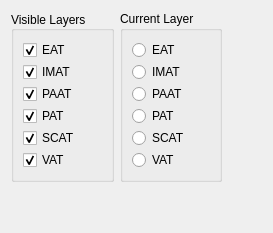
         <widget class="QWidget" name="tracingTab">
          <attribute name="title">
           <string>&amp;Tracing</string>
          </attribute>
          <layout class="QGridLayout" name="gridLayout_9">
           <item row="0" column="0">
            <widget class="QGroupBox" name="visibleLayersBox_3">
             <property name="sizePolicy">
              <sizepolicy hsizetype="Minimum" vsizetype="Preferred">
               <horstretch>0</horstretch>
               <verstretch>0</verstretch>
              </sizepolicy>
             </property>
             <property name="title">
              <string>Visible Layers</string>
             </property>
             <property name="alignment">
              <set>Qt::AlignLeading|Qt::AlignLeft|Qt::AlignVCenter</set>
             </property>
             <layout class="QGridLayout" name="gridLayout_4">
              <property name="sizeConstraint">
               <enum>QLayout::SetDefaultConstraint</enum>
              </property>
              <property name="topMargin">
               <number>9</number>
              </property>
              <property name="rightMargin">
               <number>9</number>
              </property>
              <property name="horizontalSpacing">
               <number>0</number>
              </property>
              <property name="verticalSpacing">
               <number>2</number>
              </property>
              <item row="6" column="0" alignment="Qt::AlignLeft">
               <widget class="QCheckBox" name="VATCheckBox">
                <property name="sizePolicy">
                 <sizepolicy hsizetype="Maximum" vsizetype="Fixed">
                  <horstretch>0</horstretch>
                  <verstretch>0</verstretch>
                 </sizepolicy>
                </property>
                <property name="toolTip">
                 <string>&lt;html&gt;&lt;head/&gt;&lt;body&gt;&lt;p&gt;&lt;span style=&quot; font-weight:600;&quot;&gt;Visceral Adipose Tissue&lt;/span&gt;&lt;/p&gt;&lt;p&gt;Fat surrounding organs within abdomen&lt;/p&gt;&lt;p&gt;&lt;span style=&quot; font-weight:600;&quot;&gt;Shortcut: &lt;/span&gt;Ctrl+6&lt;/p&gt;&lt;/body&gt;&lt;/html&gt;</string>
                </property>
                <property name="text">
                 <string>VAT</string>
                </property>
                <property name="shortcut">
                 <string>Ctrl+S</string>
                </property>
                <property name="checked">
                 <bool>true</bool>
                </property>
               </widget>
              </item>
              <item row="0" column="0" alignment="Qt::AlignLeft">
               <widget class="QCheckBox" name="EATCheckBox">
                <property name="sizePolicy">
                 <sizepolicy hsizetype="Maximum" vsizetype="Fixed">
                  <horstretch>0</horstretch>
                  <verstretch>0</verstretch>
                 </sizepolicy>
                </property>
                <property name="minimumSize">
                 <size>
                  <width>15</width>
                  <height>0</height>
                 </size>
                </property>
                <property name="toolTip">
                 <string>&lt;html&gt;&lt;head/&gt;&lt;body&gt;&lt;p&gt;&lt;span style=&quot; font-weight:600;&quot;&gt;Epicardial Adipose Tissue&lt;/span&gt;&lt;/p&gt;&lt;p&gt;Fat within pericardial sac&lt;/p&gt;&lt;p&gt;&lt;span style=&quot; font-weight:600;&quot;&gt;Shortcut: &lt;/span&gt;Ctrl+1&lt;/p&gt;&lt;/body&gt;&lt;/html&gt;</string>
                </property>
                <property name="text">
                 <string>EAT</string>
                </property>
                <property name="shortcut">
                 <string>Ctrl+9</string>
                </property>
                <property name="checked">
                 <bool>true</bool>
                </property>
                <property name="tristate">
                 <bool>false</bool>
                </property>
               </widget>
              </item>
              <item row="4" column="0" alignment="Qt::AlignLeft">
               <widget class="QCheckBox" name="PATCheckBox">
                <property name="sizePolicy">
                 <sizepolicy hsizetype="Maximum" vsizetype="Fixed">
                  <horstretch>0</horstretch>
                  <verstretch>0</verstretch>
                 </sizepolicy>
                </property>
                <property name="toolTip">
                 <string>&lt;html&gt;&lt;head/&gt;&lt;body&gt;&lt;p&gt;&lt;span style=&quot; font-weight:600;&quot;&gt;Paracardial Adipose Tissue&lt;/span&gt;&lt;/p&gt;&lt;p&gt;Fat outside pericardial sac&lt;/p&gt;&lt;p&gt;&lt;span style=&quot; font-weight:600;&quot;&gt;Shortcut: &lt;/span&gt;Ctrl+4&lt;/p&gt;&lt;/body&gt;&lt;/html&gt;</string>
                </property>
                <property name="text">
                 <string>PAT</string>
                </property>
                <property name="checked">
                 <bool>true</bool>
                </property>
               </widget>
              </item>
              <item row="5" column="0" alignment="Qt::AlignLeft">
               <widget class="QCheckBox" name="SCATCheckBox">
                <property name="sizePolicy">
                 <sizepolicy hsizetype="Maximum" vsizetype="Fixed">
                  <horstretch>0</horstretch>
                  <verstretch>0</verstretch>
                 </sizepolicy>
                </property>
                <property name="toolTip">
                 <string>&lt;html&gt;&lt;head/&gt;&lt;body&gt;&lt;p&gt;&lt;span style=&quot; font-weight:600;&quot;&gt;SubCutaneous Adipose Tissue&lt;/span&gt;&lt;/p&gt;&lt;p&gt;Fat beneath the skin&lt;/p&gt;&lt;p&gt;&lt;span style=&quot; font-weight:600;&quot;&gt;Shortcut: &lt;/span&gt;Ctrl+5&lt;/p&gt;&lt;/body&gt;&lt;/html&gt;</string>
                </property>
                <property name="text">
                 <string>SCAT</string>
                </property>
                <property name="checked">
                 <bool>true</bool>
                </property>
               </widget>
              </item>
              <item row="2" column="0" alignment="Qt::AlignLeft">
               <widget class="QCheckBox" name="IMATCheckBox">
                <property name="sizePolicy">
                 <sizepolicy hsizetype="Maximum" vsizetype="Fixed">
                  <horstretch>0</horstretch>
                  <verstretch>0</verstretch>
                 </sizepolicy>
                </property>
                <property name="toolTip">
                 <string>&lt;html&gt;&lt;head/&gt;&lt;body&gt;&lt;p&gt;&lt;span style=&quot; font-weight:600;&quot;&gt;InterMuscular Adipose Tissue&lt;/span&gt;&lt;/p&gt;&lt;p&gt;Fat in between muscles&lt;/p&gt;&lt;p&gt;&lt;span style=&quot; font-weight:600;&quot;&gt;Shortcut: &lt;/span&gt;Ctrl+2&lt;/p&gt;&lt;/body&gt;&lt;/html&gt;</string>
                </property>
                <property name="text">
                 <string>IMAT</string>
                </property>
                <property name="checked">
                 <bool>true</bool>
                </property>
               </widget>
              </item>
              <item row="3" column="0" alignment="Qt::AlignLeft">
               <widget class="QCheckBox" name="PAATCheckBox">
                <property name="sizePolicy">
                 <sizepolicy hsizetype="Maximum" vsizetype="Fixed">
                  <horstretch>0</horstretch>
                  <verstretch>0</verstretch>
                 </sizepolicy>
                </property>
                <property name="toolTip">
                 <string>&lt;html&gt;&lt;head/&gt;&lt;body&gt;&lt;p&gt;&lt;span style=&quot; font-weight:600;&quot;&gt;Peri-Aortic Adipose Tissue&lt;/span&gt;&lt;/p&gt;&lt;p&gt;Fat surrounding aorta&lt;/p&gt;&lt;p&gt;&lt;span style=&quot; font-weight:600;&quot;&gt;Shortcut: &lt;/span&gt;Ctrl+3&lt;/p&gt;&lt;/body&gt;&lt;/html&gt;</string>
                </property>
                <property name="text">
                 <string>PAAT</string>
                </property>
                <property name="checked">
                 <bool>true</bool>
                </property>
               </widget>
              </item>
             </layout>
            </widget>
           </item>
           <item row="0" column="1">
            <widget class="QGroupBox" name="currentLayerBox_3">
             <property name="sizePolicy">
              <sizepolicy hsizetype="Minimum" vsizetype="Preferred">
               <horstretch>0</horstretch>
               <verstretch>0</verstretch>
              </sizepolicy>
             </property>
             <property name="toolTip">
              <string>&lt;html&gt;&lt;head/&gt;&lt;body&gt;&lt;p&gt;Active layer being traced out on axial slice screen&lt;/p&gt;&lt;/body&gt;&lt;/html&gt;</string>
             </property>
             <property name="title">
              <string>Current Layer</string>
             </property>
             <layout class="QVBoxLayout" name="verticalLayout_4">
              <property name="spacing">
               <number>2</number>
              </property>
              <item>
               <widget class="QRadioButton" name="EATRadioBtn">
                <property name="sizePolicy">
                 <sizepolicy hsizetype="Maximum" vsizetype="Fixed">
                  <horstretch>0</horstretch>
                  <verstretch>0</verstretch>
                 </sizepolicy>
                </property>
                <property name="contextMenuPolicy">
                 <enum>Qt::ActionsContextMenu</enum>
                </property>
                <property name="toolTip">
                 <string>&lt;html&gt;&lt;head/&gt;&lt;body&gt;&lt;p&gt;&lt;span style=&quot; font-weight:600;&quot;&gt;Epicardial Adipose Tissue&lt;/span&gt;&lt;/p&gt;&lt;p&gt;Fat within pericardial sac&lt;/p&gt;&lt;p&gt;&lt;span style=&quot; font-weight:600;&quot;&gt;Shortcut: &lt;/span&gt;&amp;quot;1&amp;quot; Key&lt;/p&gt;&lt;/body&gt;&lt;/html&gt;</string>
                </property>
                <property name="toolTipDuration">
                 <number>4000</number>
                </property>
                <property name="whatsThis">
                 <string>This is something crazier I must say.</string>
                </property>
                <property name="text">
                 <string>EAT</string>
                </property>
               </widget>
              </item>
              <item>
               <widget class="QRadioButton" name="IMATRadioBtn">
                <property name="sizePolicy">
                 <sizepolicy hsizetype="Maximum" vsizetype="Fixed">
                  <horstretch>0</horstretch>
                  <verstretch>0</verstretch>
                 </sizepolicy>
                </property>
                <property name="toolTip">
                 <string>&lt;html&gt;&lt;head/&gt;&lt;body&gt;&lt;p&gt;&lt;span style=&quot; font-weight:600;&quot;&gt;InterMuscular Adipose Tissue&lt;/span&gt;&lt;/p&gt;&lt;p&gt;Fat in between muscles&lt;/p&gt;&lt;p&gt;&lt;span style=&quot; font-weight:600;&quot;&gt;Shortcut: &lt;/span&gt;&amp;quot;2&amp;quot; Key&lt;/p&gt;&lt;/body&gt;&lt;/html&gt;</string>
                </property>
                <property name="toolTipDuration">
                 <number>4000</number>
                </property>
                <property name="text">
                 <string>IMAT</string>
                </property>
               </widget>
              </item>
              <item>
               <widget class="QRadioButton" name="PAATRadioBtn">
                <property name="sizePolicy">
                 <sizepolicy hsizetype="Maximum" vsizetype="Fixed">
                  <horstretch>0</horstretch>
                  <verstretch>0</verstretch>
                 </sizepolicy>
                </property>
                <property name="toolTip">
                 <string>&lt;html&gt;&lt;head/&gt;&lt;body&gt;&lt;p&gt;&lt;span style=&quot; font-weight:600;&quot;&gt;Peri-Aortic Adipose Tissue&lt;/span&gt;&lt;/p&gt;&lt;p&gt;Fat surrounding aorta&lt;/p&gt;&lt;p&gt;&lt;span style=&quot; font-weight:600;&quot;&gt;Shortcut: &lt;/span&gt;&amp;quot;3&amp;quot; Key&lt;/p&gt;&lt;/body&gt;&lt;/html&gt;</string>
                </property>
                <property name="toolTipDuration">
                 <number>4000</number>
                </property>
                <property name="text">
                 <string>PAAT</string>
                </property>
               </widget>
              </item>
              <item>
               <widget class="QRadioButton" name="PATRadioBtn">
                <property name="sizePolicy">
                 <sizepolicy hsizetype="Maximum" vsizetype="Fixed">
                  <horstretch>0</horstretch>
                  <verstretch>0</verstretch>
                 </sizepolicy>
                </property>
                <property name="toolTip">
                 <string>&lt;html&gt;&lt;head/&gt;&lt;body&gt;&lt;p&gt;&lt;span style=&quot; font-weight:600;&quot;&gt;Paracardial Adipose Tissue&lt;/span&gt;&lt;/p&gt;&lt;p&gt;Fat outside pericardial sac&lt;/p&gt;&lt;p&gt;&lt;span style=&quot; font-weight:600;&quot;&gt;Shortcut: &lt;/span&gt;&amp;quot;4&amp;quot; Key&lt;/p&gt;&lt;/body&gt;&lt;/html&gt;</string>
                </property>
                <property name="toolTipDuration">
                 <number>4000</number>
                </property>
                <property name="text">
                 <string>PAT</string>
                </property>
               </widget>
              </item>
              <item>
               <widget class="QRadioButton" name="SCATRadioBtn">
                <property name="sizePolicy">
                 <sizepolicy hsizetype="Maximum" vsizetype="Fixed">
                  <horstretch>0</horstretch>
                  <verstretch>0</verstretch>
                 </sizepolicy>
                </property>
                <property name="toolTip">
                 <string>&lt;html&gt;&lt;head/&gt;&lt;body&gt;&lt;p&gt;&lt;span style=&quot; font-weight:600;&quot;&gt;SubCutaneous Adipose Tissue&lt;/span&gt;&lt;/p&gt;&lt;p&gt;Fat beneath the skin&lt;/p&gt;&lt;p&gt;&lt;span style=&quot; font-weight:600;&quot;&gt;Shortcut: &lt;/span&gt;&amp;quot;5&amp;quot; Key&lt;/p&gt;&lt;/body&gt;&lt;/html&gt;</string>
                </property>
                <property name="toolTipDuration">
                 <number>4000</number>
                </property>
                <property name="text">
                 <string>SCAT</string>
                </property>
               </widget>
              </item>
              <item>
               <widget class="QRadioButton" name="VATRadioBtn">
                <property name="sizePolicy">
                 <sizepolicy hsizetype="Maximum" vsizetype="Fixed">
                  <horstretch>0</horstretch>
                  <verstretch>0</verstretch>
                 </sizepolicy>
                </property>
                <property name="toolTip">
                 <string>&lt;html&gt;&lt;head/&gt;&lt;body&gt;&lt;p&gt;&lt;span style=&quot; font-weight:600;&quot;&gt;Visceral Adipose Tissue&lt;/span&gt;&lt;/p&gt;&lt;p&gt;Fat surrounding organs within abdomen&lt;/p&gt;&lt;p&gt;&lt;span style=&quot; font-weight:600;&quot;&gt;Shortcut: &lt;/span&gt;&amp;quot;6&amp;quot; Key&lt;/p&gt;&lt;/body&gt;&lt;/html&gt;</string>
                </property>
                <property name="toolTipDuration">
                 <number>4000</number>
                </property>
                <property name="text">
                 <string>VAT</string>
                </property>
               </widget>
              </item>
             </layout>
            </widget>
           </item>
           <item row="1" column="0">
            <spacer name="verticalSpacer_3">
             <property name="orientation">
              <enum>Qt::Vertical</enum>
             </property>
             <property name="sizeHint" stdset="0">
              <size>
               <width>20</width>
               <height>40</height>
              </size>
             </property>
            </spacer>
           </item>
           <item row="0" column="2">
            <spacer name="horizontalSpacer_3">
             <property name="orientation">
              <enum>Qt::Horizontal</enum>
             </property>
             <property name="sizeHint" stdset="0">
              <size>
               <width>40</width>
               <height>20</height>
              </size>
             </property>
            </spacer>
           </item>
          </layout>
         </widget>
